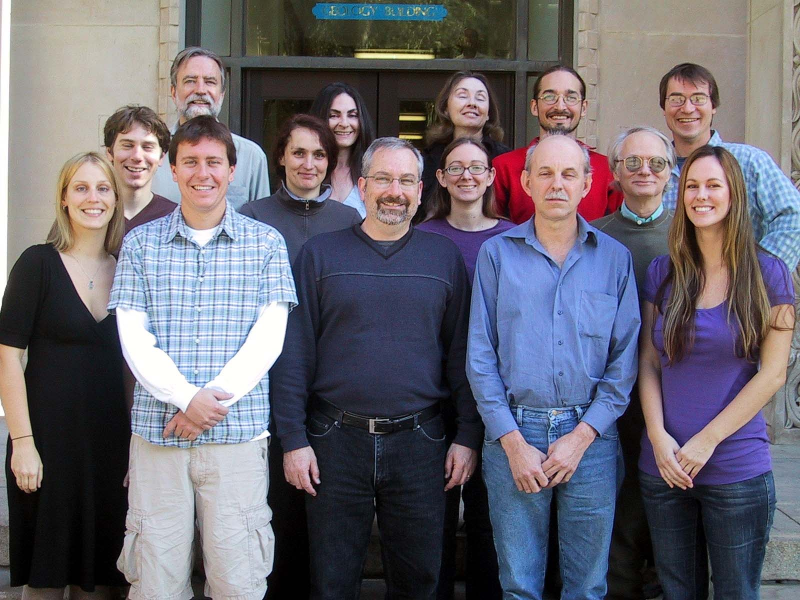
#> input picture faces5.jpg, 1600 x 1200 px (shown at 1/2 size)
$ python FaceRecognition.py   (Python 2 division)
#> lines starting #> are read from the running program, lines starting #| are printed output that depends on the picture; after the words box and inside, x2 and y2 are one past the last pixel; in counts of white or black regions, pixels touching at a corner belong together
### pyimagesearch/imutils.py
# Import the necessary packages
import numpy as np
import cv2

# [23 lines left out: functions translate, rotate, not called in this run]

def resize(image, width = None, height = None, inter = cv2.INTER_AREA):
	# initialize the dimensions of the image to be resized and
	# grab the image size
	dim = None
	(h, w) = image.shape[:2]

	# if both the width and height are None, then return the
	# original image
	if width is None and height is None:
		return image

	# check to see if the width is None
	if width is None:
		# calculate the ratio of the height and construct the
		# dimensions
		r = height / float(h)
		dim = (int(w * r), height)

	# otherwise, the height is None
	else:
		# calculate the ratio of the width and construct the
		# dimensions
		r = width / float(w)
		dim = (width, int(h * r))

	# resize the image
	resized = cv2.resize(image, dim, interpolation = inter)

	# return the resized image
	return resized

### FaceRecognition.py
import numpy as np
from pyimagesearch import imutils
import cv2

face_cascade = cv2.CascadeClassifier('haarcascade_frontalface_default.xml')

img = cv2.imread('faces5.jpg')
#> img is the input picture: shape (1200, 1600, 3); mean B, G, R 111.9, 102.5, 105.7
ratio = img.shape[0] / 800.0
#> ratio = 1.5
orig = img.copy()
img = imutils.resize(img, height = 800)
#> in resize, `resized = cv2.resize(image, dim, interpolation = inter)`:
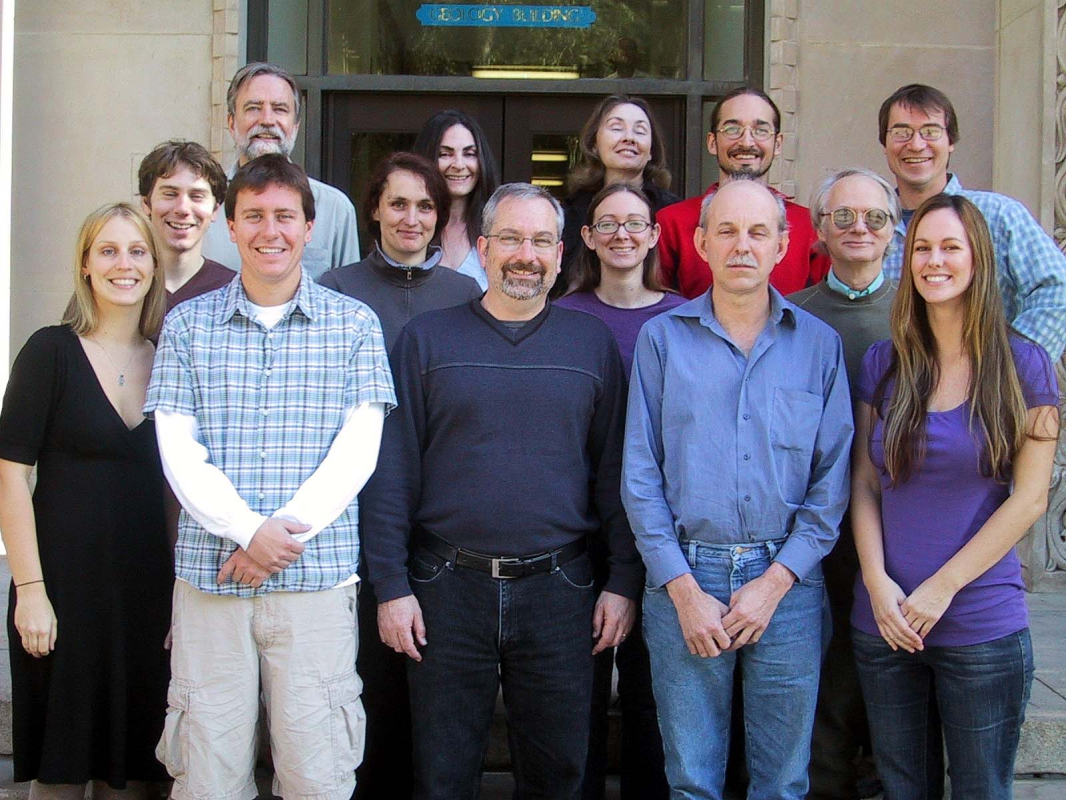
#> resized: shape (800, 1066, 3); mean B, G, R 111.9, 102.5, 105.7
gray = cv2.cvtColor(img, cv2.COLOR_BGR2GRAY)
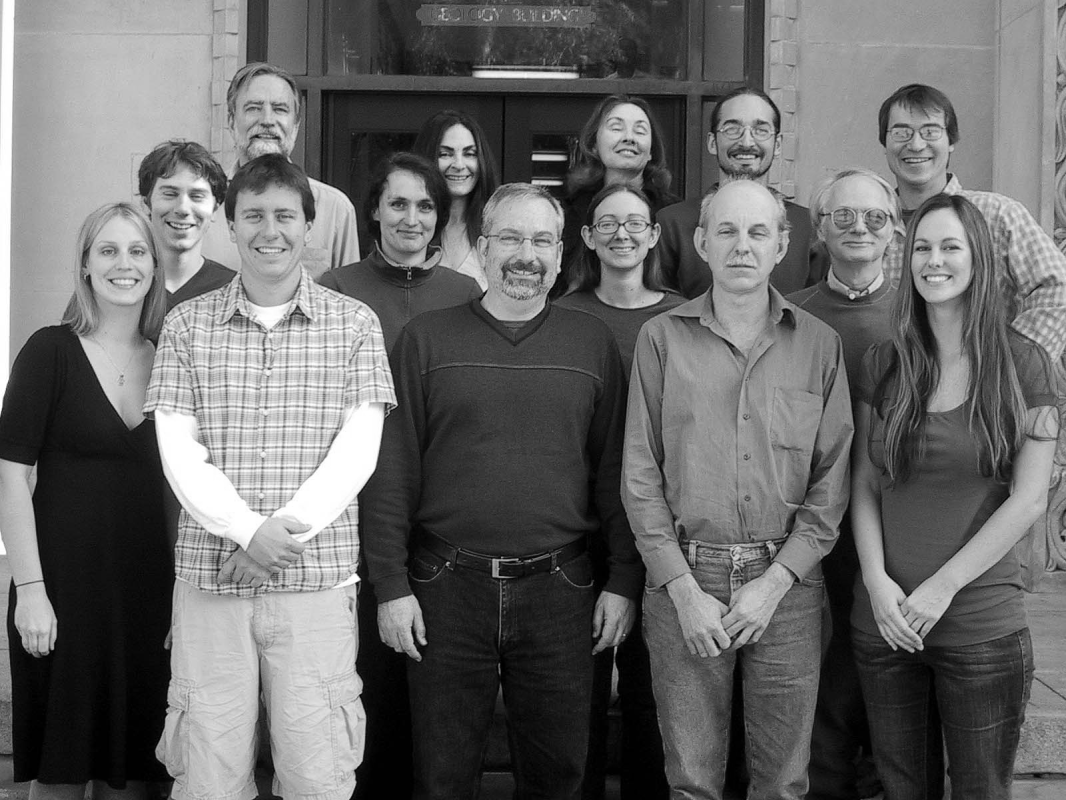
#> gray: shape (800, 1066); min 0, max 255, mean 104.5

faces = face_cascade.detectMultiScale(gray, 1.3, 5)
#> faces = 13 rows, first 6: [229, 78, 76, 76], [595, 101, 66, 66], [708, 98, 75, 75], [427, 130, 60, 60], [144, 165, 77, 77], [371, 176, 76, 76]
for (x,y,w,h) in faces:
    cv2.rectangle(img,(x,y),(x+w,y+h),(255,0,0),2)
#> this loop made 13 passes
#> (x, y, w, h) on passes 1 to 12: (229, 78, 76, 76), (595, 101, 66, 66), (708, 98, 75, 75), (427, 130, 60, 60), (144, 165, 77, 77), (371, 176, 76, 76), (877, 101, 77, 77), (230, 184, 81, 81), (586, 194, 75, 75), (691, 190, 102, 102), (476, 198, 100, 100), (898, 216, 81, 81)
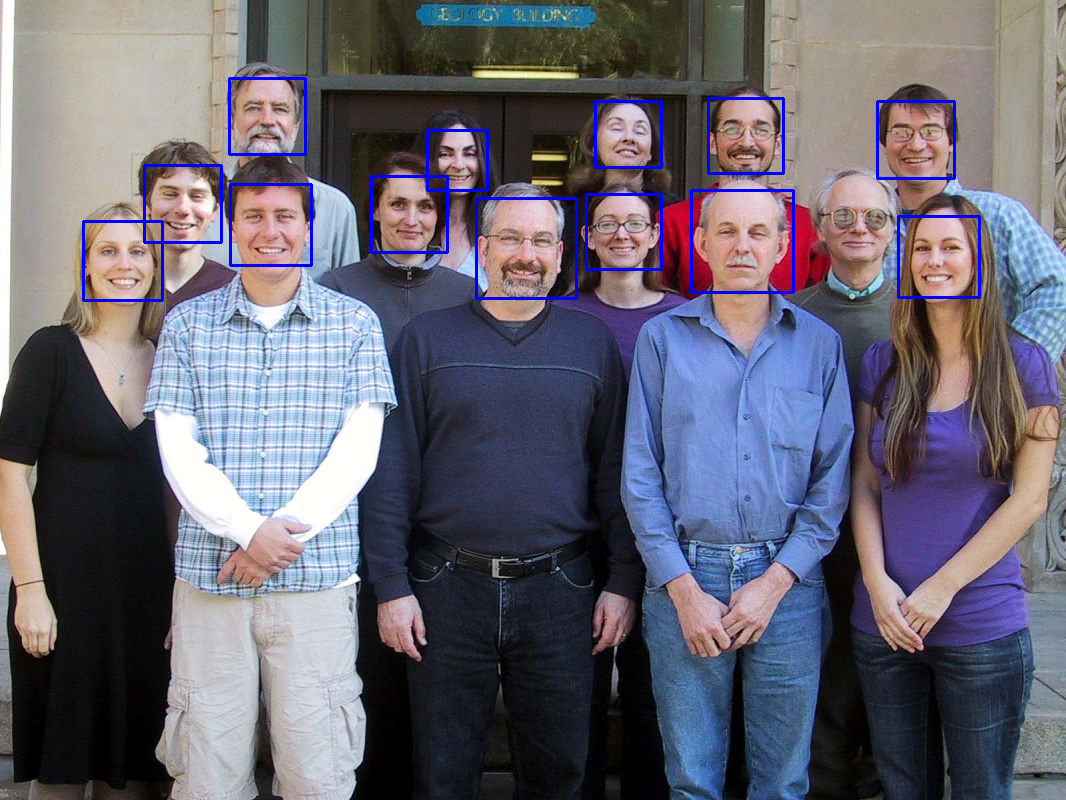
#> img: shape (800, 1066, 3); 1.43% of pixels changed, all inside (x1, y1, x2, y2) = (82, 77, 981, 302)

cv2.rectangle(img,(15,0),(320,30),(0,0,0),-1)

cv2.putText(img,str(len(faces)) + " faces detected",(20,25),cv2.FONT_HERSHEY_DUPLEX,1.0,(255,255,255),1)
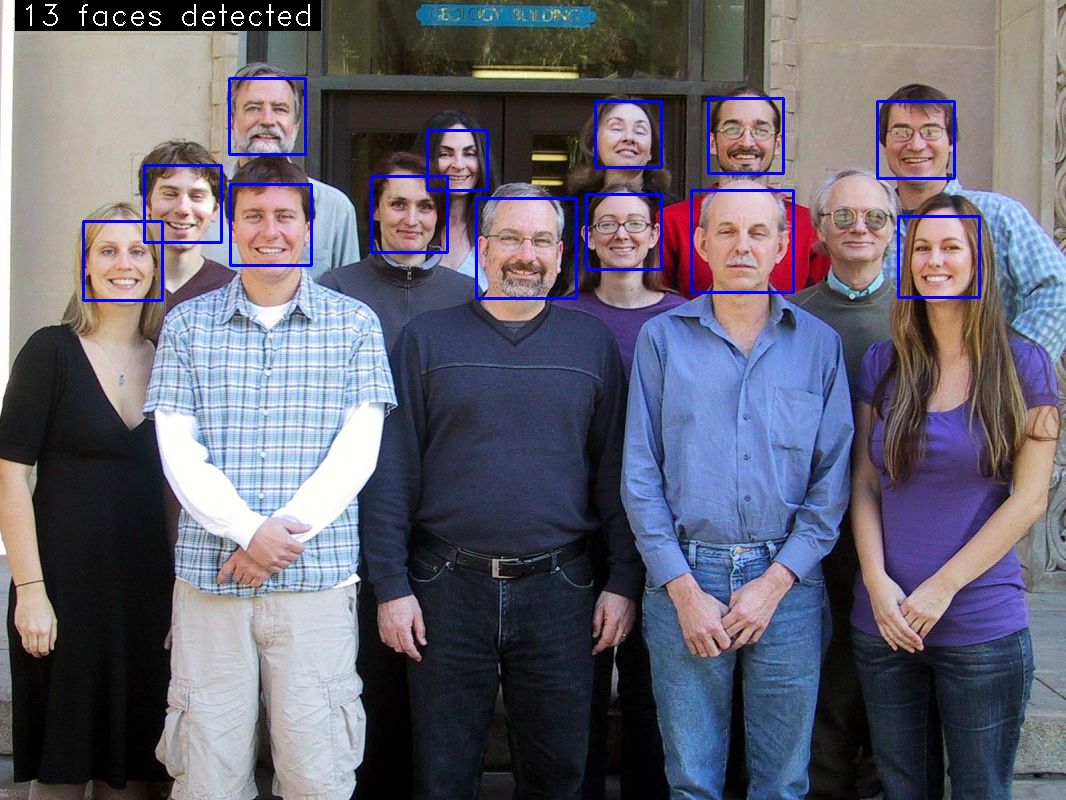
#> img: shape (800, 1066, 3); mean B, G, R 113, 99.8, 102.6
print str(len(faces))+" faces detected"
#| 13 faces detected


cv2.imshow('img',img)
cv2.waitKey(0)
cv2.destroyAllWindows()
